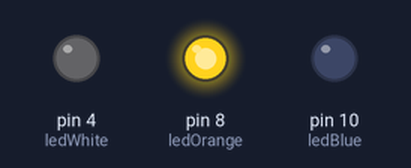
A sketch run on a simulated Arduino Uno, built with avr-gcc and run on an emulated ATmega328P. Shown: output pins drawn as LEDs (lit = HIGH).

Above: at 4.0 s.
At 10.0 s:
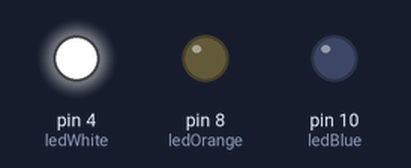
At 17.0 s:
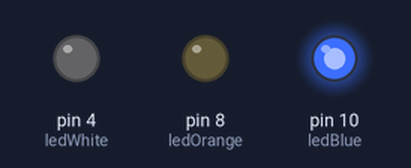
Timing chart, 0 to 28.6 s (numbered marks = the images above):
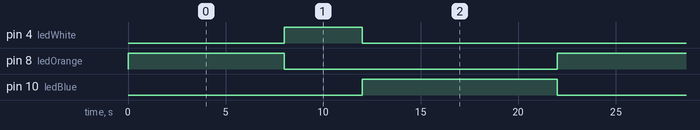

The sketch:

Quiz1.ino
```cpp
int ledOrange = 8;
int ledWhite = 4;
int ledBlue = 10;
void setup()
{
  pinMode(ledOrange, OUTPUT);
  pinMode(ledWhite, OUTPUT);
  pinMode(ledBlue, OUTPUT);
}

void loop()
{
  digitalWrite(ledOrange, HIGH);
  delay(8000);
  digitalWrite(ledOrange, LOW);

  digitalWrite(ledWhite, HIGH);
  delay(4000);
  digitalWrite(ledWhite, LOW);

  digitalWrite(ledBlue, HIGH);
  delay(10000);
  digitalWrite(ledBlue, LOW);
}
```

Measured:
- by itself, pin 4 (ledWhite): alternates HIGH for 4.0 s and LOW for 18.0 s
- by itself, pin 8 (ledOrange): alternates HIGH for 8.0 s and LOW for 14.0 s
- by itself, pin 10 (ledBlue): alternates HIGH for 10.0 s and LOW for 12.0 s
